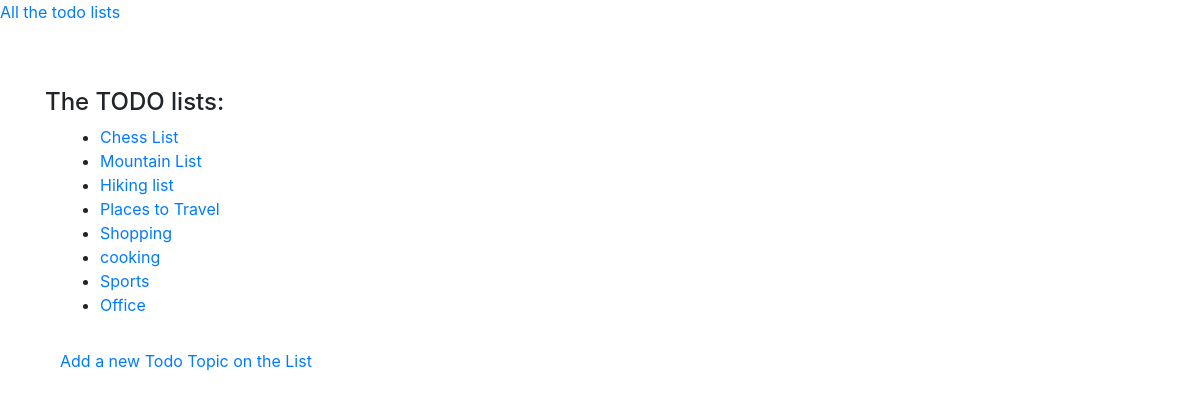
The page / on the database its author committed.
### todolist/models.py (models this page shows, shortened)
class TodoList(models.Model):
    title = models.CharField(max_length=200)
    completed = models.IntegerField(default=0)

### todolist/views.py (the view)
# urls.py: path('', include('todolist.urls', namespace='todo')),
def todo(request):
    complete_list = TodoList.objects.all()
    context = {'complete_list': complete_list}
    return render(request, 'page/todo.html', context)

### todolist/templates/page/todo.html
{% extends "page/base.html" %}
{% block content %}
<div class="container">
    <br>
    <br>
    <h4>The TODO lists: </h4>
    <div class="container">
        <table class="table table-striped">
            <thead>
    <ul>
        {% for todo_list in complete_list %}
        <li><a href="{% url 'todolist:single_todo_list' todo_list.id %}">{{ todo_list.title }}</a></li>
        {% empty %}
            <li>No topics have been added yet.</li>
        {% endfor %}
    </ul>
            </thead>
        </table>
    </div>
    <div class="container">
     <a href="{% url 'todolist:new_topic' %}">Add a new Todo Topic on the List</a>
    </div>
</div>
{% endblock content %}

### rows shown on the page
TodoList: title "Chess List"
TodoList: title "Mountain List"
TodoList: title "Hiking list"
TodoList: title "Places to Travel"
TodoList: title "Shopping"
TodoList: title "cooking"
TodoList: title "Sports"
TodoList: title "Office"
